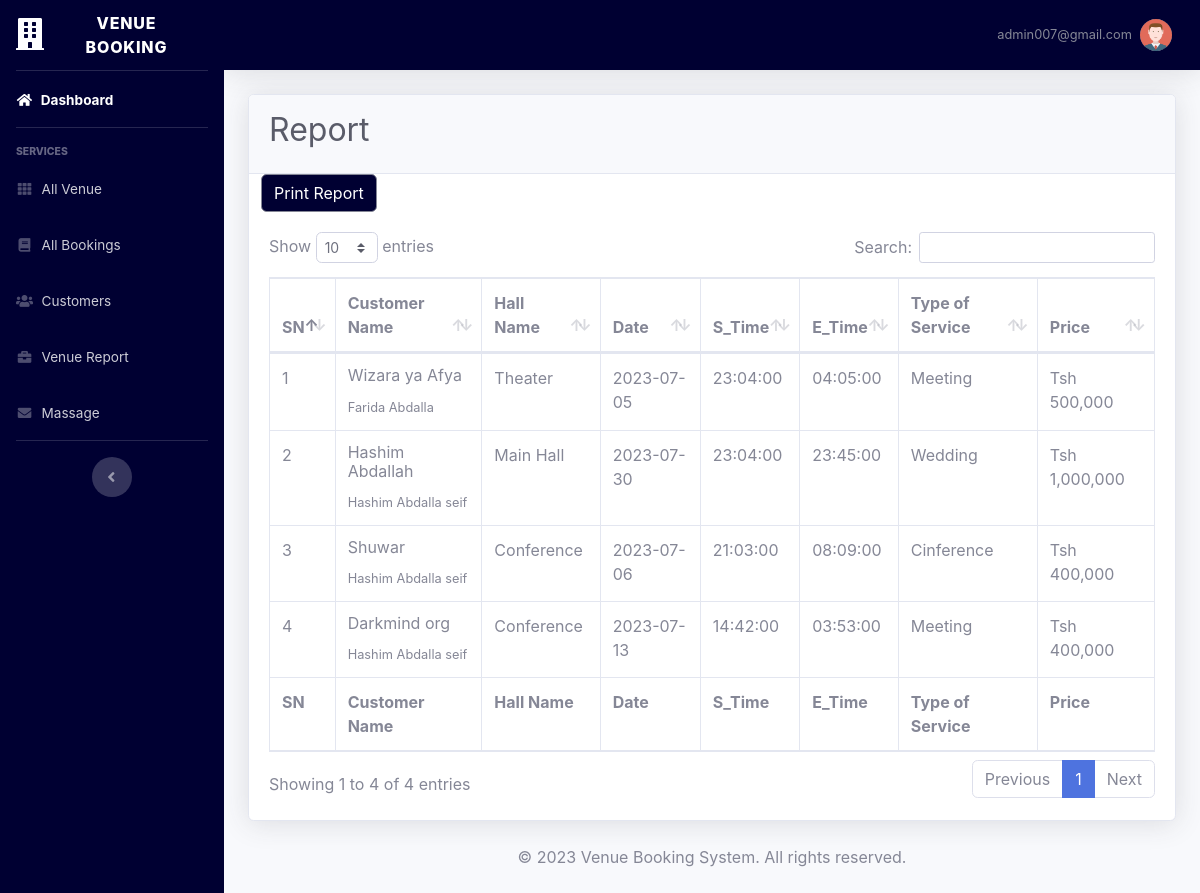
Screenshot of /admin/report.php (signed in) with the database file from the repository.
### tables this page shows
CREATE TABLE `booking_t` (
  `BookingId` int(11) NOT NULL,
  `customerId` int(11) NOT NULL,
  `name` varchar(50) NOT NULL,
  `service_type` varchar(30) NOT NULL,
  `Participants` int(20) NOT NULL,
  `VenueId` int(11) NOT NULL,
  `requament` varchar(70) NOT NULL,
  `Date` date NOT NULL,
  `S_time` time NOT NULL,
  `E_time` time NOT NULL,
  `letter` varchar(100) NOT NULL,
  `status` int(11) NOT NULL
);

CREATE TABLE `cutomers` (
  `customerId` int(11) NOT NULL,
  `fullName` varchar(50) NOT NULL,
  `Phone` int(20) NOT NULL,
  `userId` int(11) NOT NULL
);

CREATE TABLE `venue` (
  `venueId` int(11) NOT NULL,
  `v_Name` varchar(20) NOT NULL,
  `phone` int(20) NOT NULL,
  `email` varchar(50) NOT NULL,
  `capacity` int(100) NOT NULL,
  `location` varchar(20) NOT NULL,
  `Service` varchar(100) NOT NULL,
  `description` varchar(250) NOT NULL,
  `Price` int(30) NOT NULL,
  `image` varchar(50) NOT NULL
);

### admin/report.php (the view, shortened to what this page needs)
<!DOCTYPE html>
<html lang="en">
<head>
    <link href="../vendor/fontawesome-free/css/all.min.css" rel="stylesheet" type="text/css">
    <link href="../css/bootsrtap1" rel="stylesheet">
    <link href="../vendor/datatables/dataTables.bootstrap4.min.css" rel="stylesheet">
</head>
<body id="page-top">
<?php
    include('../include/Adminheader.php');
    include('../include/navbar.php');
    include('../include/AdminTopbar.php');
    include('../Handler/connection.php');
    $stmt = $conn->prepare("SELECT * FROM booking_t, cutomers, venue WHERE booking_t.customerId = cutomers.customerId AND booking_t.VenueId = venue.VenueId");
    $stmt->execute();
    ?>
                <div class="container-fluid">
                    <div class="card shadow mb-4">
                        <div class="card-header py-3">
                        <h1 class="h2 text-dark bold text-left">Report</h1>
                        </div>
                        <div class="col-md-4 d-flex align-items-end">
                <button type="button" class="btn btn-secondary mybg ms-2" onclick="printReport()">Print Report</button>
            </div>
                        <div class="card-body">
                            <div class="table-responsive">
                                <table class="table table-bordered" id="dataTable" width="100%" cellspacing="0">
                                    <thead>
                                        <tr>
                                            <th>SN</th>
                                            <th>Customer Name</th>
                                            <th>Hall Name</th>
                                            <th>Date</th>
                                            <th>S_Time</th>
                                            <th>E_Time</th>
                                            <th>Type of Service</th>
                                            <th>Price</th>
                                        </tr>
                                    </thead>
                                    <tfoot>
                                    <tr>
                                            <th>SN</th>
                                            <th>Customer Name</th>
                                            <th>Hall Name</th>
                                            <th>Date</th>
                                            <th>S_Time</th>
                                            <th>E_Time</th>
                                            <th>Type of Service</th>
                                            <th>Price</th>
                                        </tr>
                                    </tfoot>
                                    <tbody>
                                        <?php
                                            $sn = 1;
                                            while($show = $stmt->fetch()){
                                        ?>
                                        <tr>
                                            <td><?php echo $sn?></td>
                                            <td><h6><?php echo $show['name']?></h6>
                                             <small><?php echo $show['fullName']?></small></td>
                                            <td><?php echo $show['v_Name']?></td>
                                            <td><?php echo $show['Date']?></td>
                                            <td><?php echo $show['S_time']?></td>
                                            <td><?php echo $show['E_time']?></td>
                                            <td><?php echo $show['service_type']?></td>
                                            <td>Tsh <?php echo number_format( $show['Price'])?></td>
                                        </tr>
                            </div>
                                        <?php $sn++;
                                             }
                                        ?>
                            </div>
                        </div>
                    </div>
        <div class="container my-auto ">
      <div class="container text-center mb-4">
        <p class="mb-0">&copy; 2023 Venue Booking System. All rights reserved.</p>
      </div>
    </div>
</body>
</html>

### Asset/css/style.css (style rules this page uses)
body { margin: 0; padding: 0; }
.mybg { background-color: rgba(00, 00, 50, 1); color: #fff; }

### rows the page displays
booking_t: name "Wizara ya Afya", customerId.fullName "Farida Abdalla", VenueId.v_Name "Theater", Date "2023-07-05", S_time "23:04:00", E_time "04:05:00", service_type "Meeting", VenueId.Price "500,000"
booking_t: name "Hashim Abdallah", customerId.fullName "Hashim Abdalla seif", VenueId.v_Name "Main Hall", Date "2023-07-30", S_time "23:04:00", E_time "23:45:00", service_type "Wedding", VenueId.Price "1,000,000"
booking_t: name "Shuwar", customerId.fullName "Hashim Abdalla seif", VenueId.v_Name "Conference", Date "2023-07-06", S_time "21:03:00", E_time "08:09:00", service_type "Cinference", VenueId.Price "400,000"
booking_t: name "Darkmind org", customerId.fullName "Hashim Abdalla seif", VenueId.v_Name "Conference", Date "2023-07-13", S_time "14:42:00", E_time "03:53:00", service_type "Meeting", VenueId.Price "400,000"

### other values shown
$user "admin007@gmail.com"
